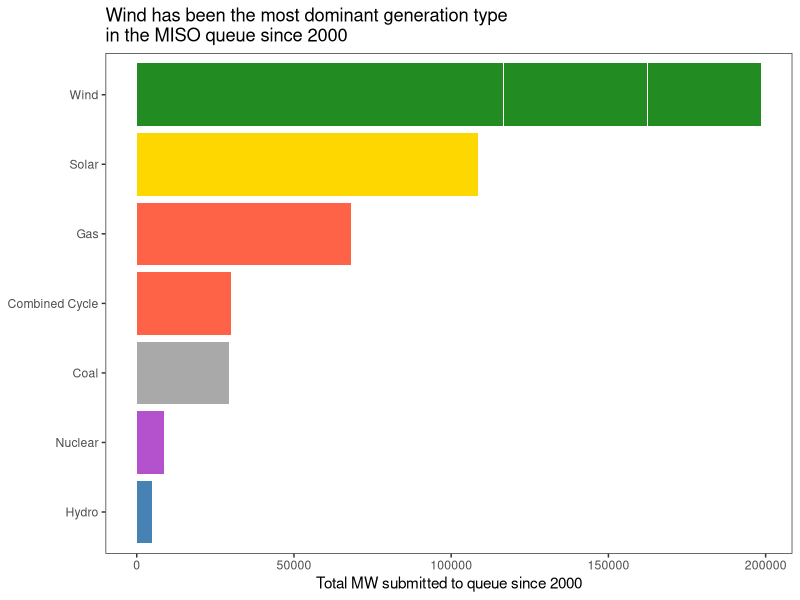
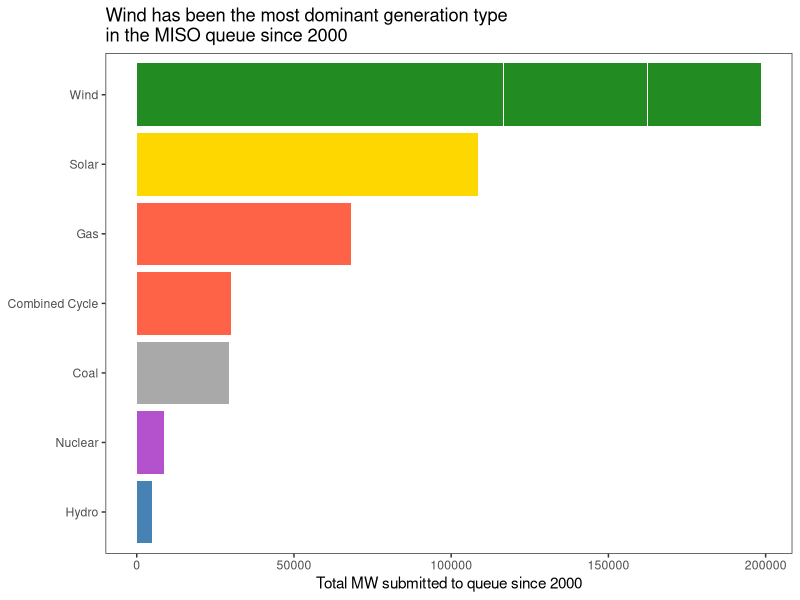

The R source for these figures, in order:
## ---- chunk 1
knitr::opts_chunk$set(echo = TRUE)

require(ggplot2)

MISO <- read.csv(file = 'Data/EnergyAcuity_MISO.csv')

## ---- chunk 2



MISO$Fuel <- factor(MISO$Fuel,levels = c("Hydro", "Nuclear", "Coal","Combined Cycle", "Gas", "Solar", "Wind"))

ggplot(data=subset(MISO, !is.na(Fuel)), aes(x = Fuel, y = Summer.MW, fill = Fuel)) + 
  geom_col() + 
  geom_col(position = "dodge2") +
  labs(x = NULL, y = "Total MW submitted to queue since 2000", fill = "Religion") +
  coord_flip() +
  theme_bw() +
  theme(legend.position = "none") +
  #scale_fill_brewer(palette="Accent") +
  theme(panel.grid.major = element_blank(), panel.grid.minor = element_blank()) +
  ggtitle("Wind has been the most dominant generation type\nin the MISO queue since 2000") + 
  scale_fill_manual(values = c("Hydro" = "steelblue", "Nuclear" = "mediumorchid3", 
  "Coal" = "darkgray", "Combined Cycle" = "tomato", "Gas" = "tomato", "Solar" = "gold", "Wind" = "forestgreen"))
  
ggsave("MISO Overview by Fuel Type.png",
  plot = last_plot(),
  dpi = 500)



